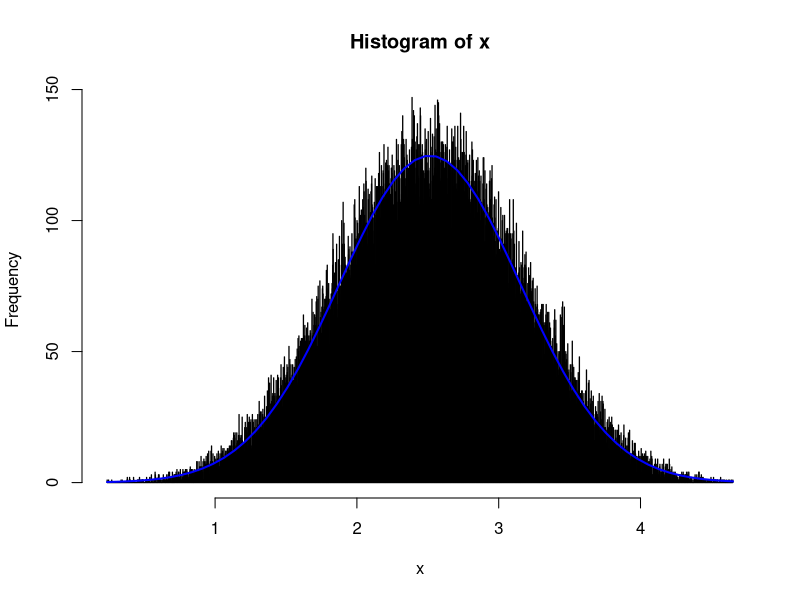

This chart was generated by the following R code:
x <- (
  runif(n=100000, min=0, max=1) 
  + runif(n=10000, min=0, max=1)
  + runif(n=10000, min=0, max=1)
  + runif(n=10000, min=0, max=1)
  + runif(n=10000, min=0, max=1)
  ) 
h<-hist(x, breaks=2000, col="lightblue") 
xfit<-seq(min(x), max(x), length=60) 
yfit<-dnorm(xfit, mean=mean(x), sd=sd(x)) 
yfit <- yfit * diff(h$mids[1:2]) * length(x) 
lines(xfit, yfit, col="blue", lwd=2) 

# x <- rnorm(n=100000, m=1, sd=1) 
# h<-hist(x, breaks=2000, col="lightblue", xlab="Miles Per Gallon", 
#         main="Histogram with Normal Curve") 
# xfit<-seq(min(x), max(x), length=60) 
# yfit<-dnorm(xfit, mean=mean(x), sd=sd(x)) 
# yfit <- yfit * diff(h$mids[1:2]) * length(x) 
# lines(xfit, yfit, col="blue", lwd=2)